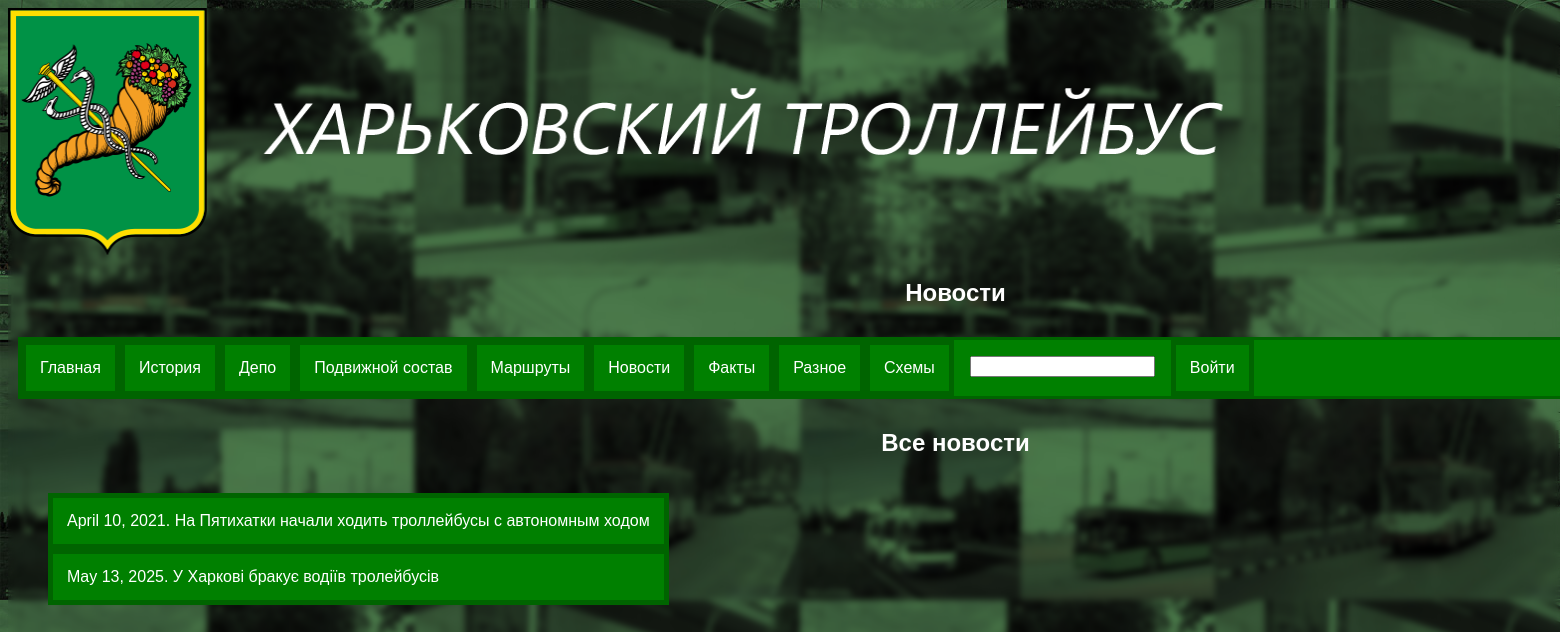
Page /news/ on the committed database.
### news/models.py (models this page shows, shortened)
class News(models.Model):
    title = models.CharField(max_length=255)
    sourse = models.CharField(max_length=255)
    date_published = models.DateField()
    content = models.TextField()
    author = models.ForeignKey(User, on_delete=models.SET_NULL, null=True, blank=True)

### news/views.py (the view)
# urls.py: path('news/', views.news_view, name='news'),
def news_view(request):
    news = News.objects.all()
    return render(request, 'kharkiv_trolleybus/news.html', {'news': news, 'title':'Новости'})

### news/templates/kharkiv_trolleybus/news.html (shortened to what this page needs)
{% load static %}
{% include 'kharkiv_trolleybus/pattern.html' %}
<div class="osnova lng">
    <h2 class="hg">Все новости</h2>
    <ul class="list-group news_list">
        {% for post in news %}
            <a class="register" href="{% url 'news_detail' post.pk %}">{{ post.date_published }}. {{ post.title }}</a>
        {% endfor %}
    </ul>
</div>

### news/static/css/kharkiv_troll.css (style rules this page uses)
body { position: absolute; display: block; background-size: cover; font-family: sans-serif; background: url("../css/css_img/background.jpg"); grid-template-areas: "header header header" "nav article ads" "footer footer footer"; grid-template-rows: 60px 1fr 60px; grid-template-columns: 20% 1fr 15%; grid-gap: 10px; color: white; backdrop-filter: blur(3px); }
.hg { text-align: center; }
.lng { height: 520px; }
.news_list { display: inline-flex; position: relative; flex-direction: column; }
.osnova { width: 1895px; }
.register { position: relative; background-color: #008000; text-decoration: none; padding: 14px; color: white; border: DarkGreen solid 5px; transition: all 0.5s ease; }

### rows in the picture
News: date_published "April 10, 2021", title "На Пятихатки начали ходить троллейбусы с автономным ходом"
News: date_published "May 13, 2025", title "У Харкові бракує водіїв тролейбусів"

### other values in the picture
{{ title }} "Новости"
